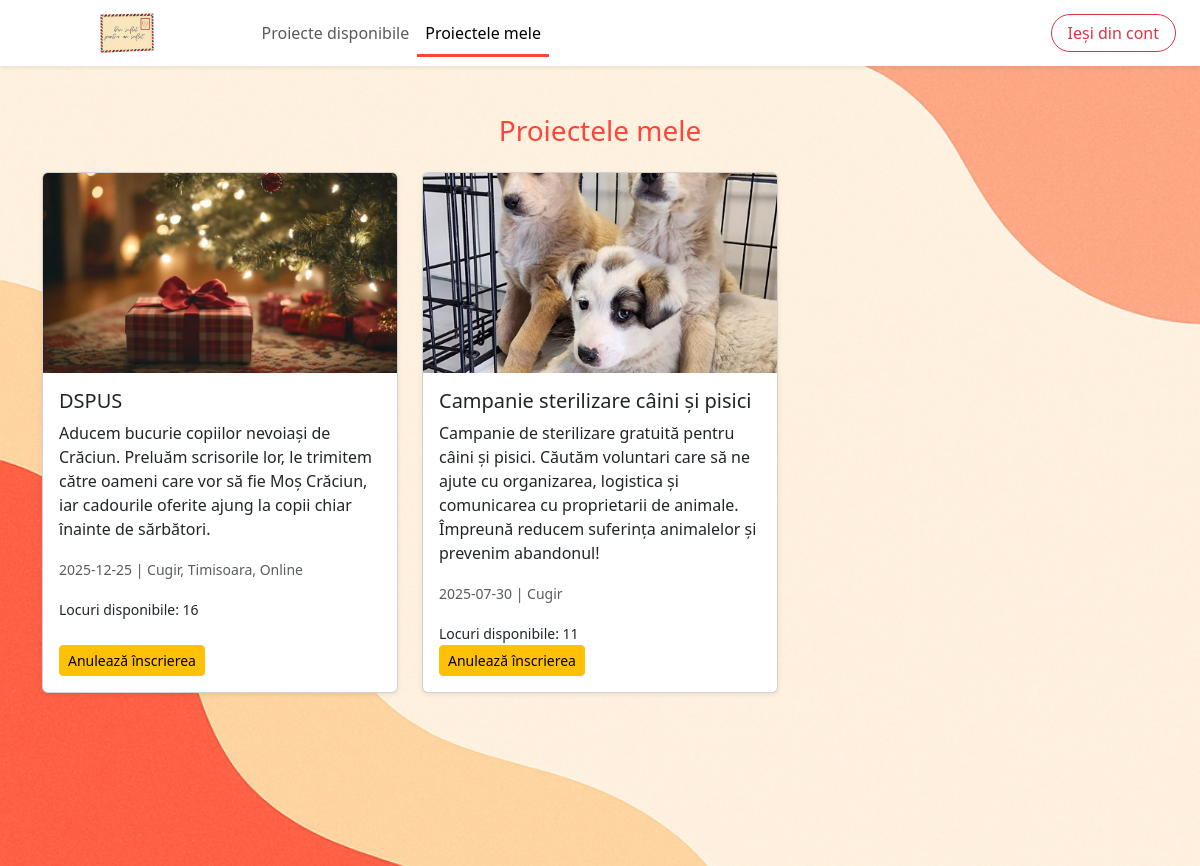
The app's page /my_projects (signed in) with its own data.
### models.py (models this page shows)
class Project(db.Model):
    id = db.Column(db.Integer, primary_key=True)
    title = db.Column(db.String(200))
    description = db.Column(db.Text)
    date = db.Column(db.String(50))
    location = db.Column(db.String(100))
    max_volunteers = db.Column(db.Integer)
    image_filename = db.Column(db.String(200))
    signups = db.relationship('Signup', backref='project', lazy='dynamic')

### app.py (the view)
@app.route('/my_projects')
@login_required
def my_projects():
    projects = Project.query.join(Signup).filter(Signup.user_id == current_user.id).all()
    signed_up_project_ids = [signup.project_id for signup in Signup.query.filter_by(user_id=current_user.id).all()]
    return render_template('my_projects.html', projects=projects, signed_up_project_ids=signed_up_project_ids)

### app.py (called while the page is built)
@login_manager.user_loader
def load_user(user_id):
    return User.query.get(int(user_id))

### templates/my_projects.html
{% extends 'base.html' %}
{% block content %}
<div class="background" style="background-image: url('{{ url_for('static', filename='bg-register.jpg') }}'); background-size: cover; background-position: center; min-height: 100vh;">
  <div class="container py-5">
    <h3 class="text-center mb-4" style="color: #ff443a">Proiectele mele</h3>
    <div class="row g-4">
      {% for project in projects %}
        <div class="col-md-6 col-lg-4">
          <div class="card shadow-sm h-100">
            {% if project.image_filename %}
              <img src="{{ url_for('static', filename='uploads/' + project.image_filename) }}" class="card-img-top" alt="Imagine proiect" style="height: 200px; object-fit: cover;">
            {% endif %}
            <div class="card-body d-flex flex-column justify-content-between">
              <div>
                <h5 class="card-title">{{ project.title }}</h5>
                <p class="card-text">{{ project.description }}</p>
                <p class="card-text">
                  <small class="text-muted">
                    {{ project.date }} | {{ project.location }}
                  </small>
                </p>
                <p class="card-text">
                  <small>Locuri disponibile: {{ project.max_volunteers - project.signups.count() }}</small>
                </p>
              </div>
              {% if current_user.email == 'admin@dspus.ro' %}
                <form method="POST" action="{{ url_for('delete_project', project_id=project.id) }}">
                  <button type="submit" class="btn btn-danger btn-sm">Șterge</button>
                </form>
              {% else %}
                {% if project.id in signed_up_project_ids %}
                  <form method="POST" action="{{ url_for('cancel_signup', project_id=project.id) }}">
                    <button type="submit" class="btn btn-warning btn-sm">Anulează înscrierea</button>
                  </form>
                {% elif (project.max_volunteers - project.signups.count() > 0) and (project.date >= current_date) %}
                  <form method="POST" action="{{ url_for('signup', project_id=project.id) }}">
                    <button type="submit" class="btn btn-success btn-sm">Mă înscriu</button>
                  </form>
                {% else %}
                  <button class="btn btn-secondary btn-sm" disabled>Indisponibil</button>
                {% endif %}
              {% endif %}
            </div>
          </div>
        </div>
      {% endfor %}
    </div>
  </div>
</div>
{% endblock %}

### records on screen
Project: image_filename (picture), title "DSPUS", description "Aducem bucurie copiilor nevoiași de Crăciun. Preluăm scrisorile lor, le trimitem către oameni care vor să fie Moș Crăciun, iar cadourile oferite ajung la copii chiar înainte de sărbători.", date "2025-12-25", location "Cugir, Timisoara, Online", project.max_volunteers-project.signups.count() "16"
Project: image_filename (picture), title "Campanie sterilizare câini și pisici", description "Campanie de sterilizare gratuită pentru câini și pisici. Căutăm voluntari care să ne ajute cu organizarea, logistica și comunicarea cu proprietarii de animale. Împreună reducem suferința animalelor și prevenim abandonul!", date "2025-07-30", location "Cugir", project.max_volunteers-project.signups.count() "11"
